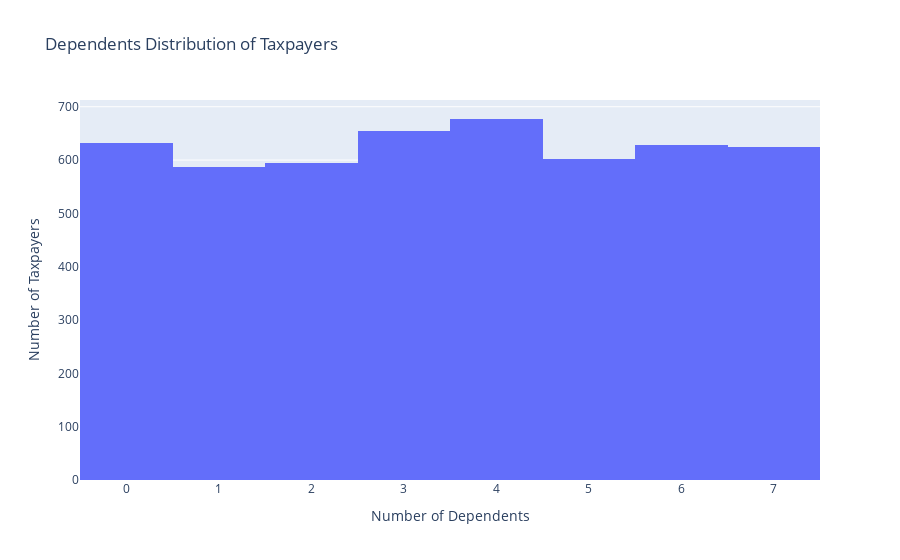

Notebook code for this chart:
### Markdown cell above
### Numerical Plots

### Code cell
fig = px.histogram(
    df,
    x='Number_of_Dependants',
    nbins=10,
    title='Dependents Distribution of Taxpayers'
)

fig.update_layout(
    xaxis_title="Number of Dependents",
    yaxis_title="Number of Taxpayers"
)

fig.show()

### Figure 1 — Plotly figure (JSON) as saved in the notebook; plotly's stock layout.template omitted (floating-point values rounded to 4 significant figures; data arrays with more than 128 entries replaced by an {"elided": "..."} marker saying what was removed)
{"data": [{"bingroup": "x", "hovertemplate": "Number_of_Dependants=%{x}<br>count=%{y}<extra></extra>", "legendgroup": "", "marker": {"color": "#636efa", "pattern": {"shape": ""}}, "name": "", "nbinsx": 10, "orientation": "v", "showlegend": false, "type": "histogram", "x": {"elided": "5000 int values"}, "xaxis": "x", "yaxis": "y"}], "layout": {"barmode": "relative", "legend": {"tracegroupgap": 0}, "title": {"text": "Dependents Distribution of Taxpayers"}, "xaxis": {"anchor": "y", "domain": [0, 1], "title": {"text": "Number of Dependents"}}, "yaxis": {"anchor": "x", "domain": [0, 1], "title": {"text": "Number of Taxpayers"}}}}
